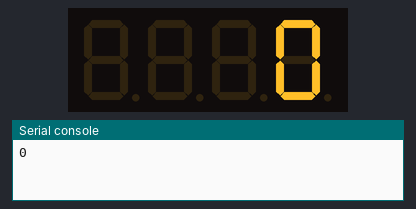
The program below on a simulated MicroPython board. On the bench: 4-digit seven-segment display, the last lines printed to the serial console. Library files of the repository ran but are not shown: tm1637.py.

Above: at 0.1 s.
At 5.1 s:
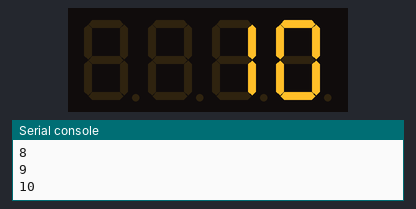
At 9.7 s:
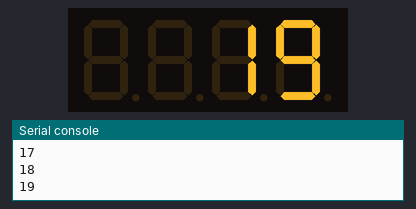
At 19.8 s:
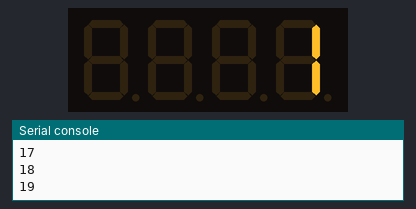
At 29.0 s:
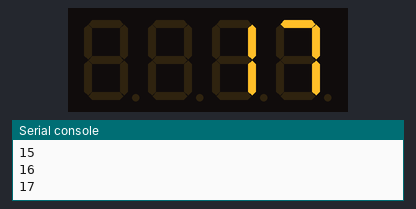
At 39.1 s:
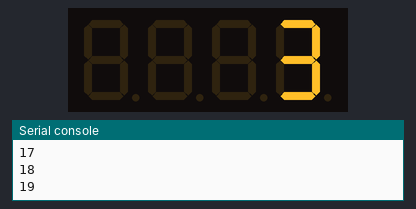

Measured:
- what the display in image 1 shows lasts 0.5 s, from 5.1 s to 5.6 s

The program:

fndcounter_test1.py
```python
from machine import Pin
from tm1637 import TM1637
from time import sleep_ms

tm = TM1637(dio = Pin(26), clk = Pin(27))
# tm.show('abcd')
# tm.number(1234)
# tm.numbers(12,34)
# tm.numbers(12,34,True)
# tm.scroll('Hello World',1000)
# tm.temperature(-9)
# tm.brightness(7)
# tm.brightness(1)

while True:
    for i in range(20):
        print(i)
        tm.number(i)
        sleep_ms(500)
    for i in range(20, 0, -1):
        tm.number(i)
        sleep_ms(500)
```
